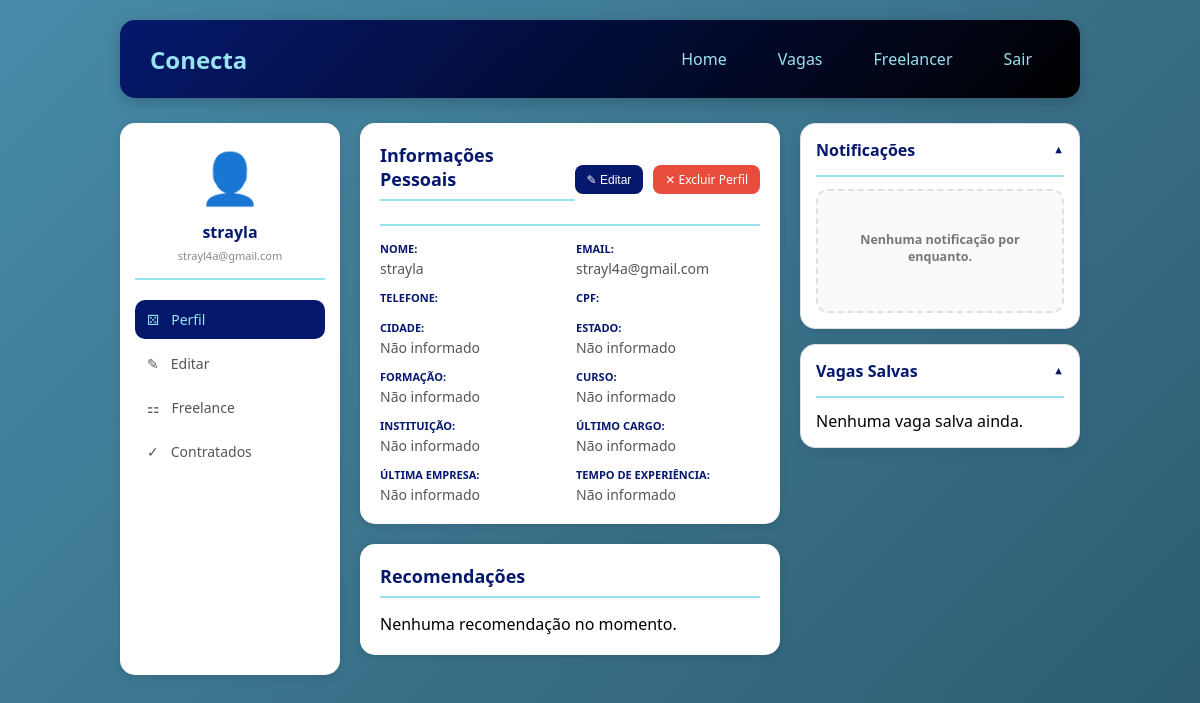
The app's page /home (signed in), older data.
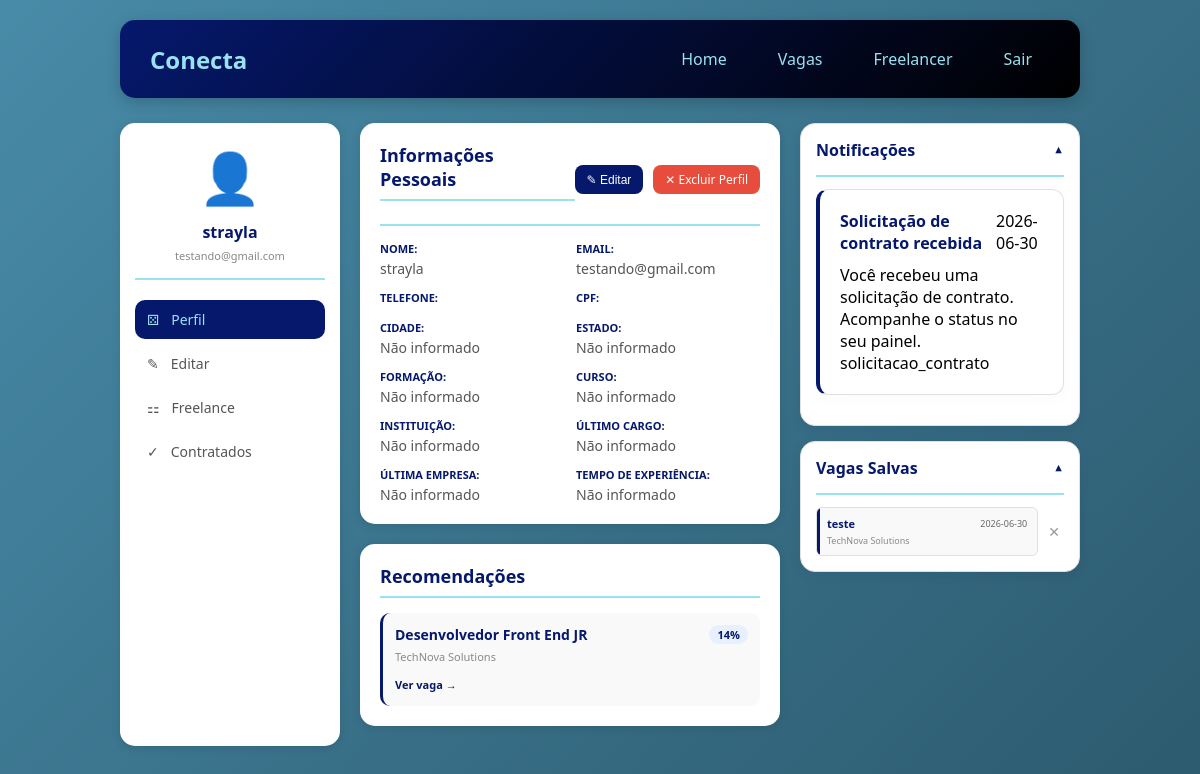
The same page, newer data.
### tables this page shows
CREATE TABLE funcionarios (
        id_funcionario INTEGER PRIMARY KEY AUTOINCREMENT, 
        nome TEXT,
        email TEXT,
        senha TEXT,
        telefone TEXT,
        cpf TEXT NOT NULL UNIQUE    
    );

CREATE TABLE vagas (
        id_vaga INTEGER PRIMARY KEY AUTOINCREMENT,
        titulo TEXT,
        descricao TEXT,
        salario REAL,
        cidade TEXT,
        regime TEXT,
        status TEXT DEFAULT 'ativa',
        data_publicacao TIMESTAMP DEFAULT CURRENT_TIMESTAMP,
        id_empresa INTEGER ,
        FOREIGN KEY (id_empresa) REFERENCES empresas (id_empresa)
    );

CREATE TABLE empresas (
        id_empresa INTEGER PRIMARY KEY AUTOINCREMENT, 
        nome TEXT,
        endereco TEXT,
        email TEXT,
        senha TEXT,
        telefone TEXT,
        cnpj TEXT NOT NULL UNIQUE
    );

CREATE TABLE notificacoes (
        id_notificacao INTEGER PRIMARY KEY AUTOINCREMENT,
        id_usuario INTEGER NOT NULL,
        titulo TEXT NOT NULL,
        mensagem TEXT NOT NULL,
        tipo TEXT NOT NULL,
        id_referencia INTEGER,
        lida INTEGER DEFAULT 0,
        data_criacao TIMESTAMP DEFAULT CURRENT_TIMESTAMP);

CREATE TABLE candidaturas (
        id_candidatura INTEGER PRIMARY KEY AUTOINCREMENT,
        id_funcionario INTEGER,
        id_vaga INTEGER,
        data_candidatura TIMESTAMP DEFAULT CURRENT_TIMESTAMP,
        status TEXT DEFAULT 'pendente',
        FOREIGN KEY (id_funcionario) REFERENCES funcionarios (id_funcionario) ON DELETE CASCADE,
        FOREIGN KEY (id_vaga) REFERENCES vagas (id_vaga) ON DELETE CASCADE,
        UNIQUE(id_funcionario, id_vaga)
    );

### routes/home.py (the view, shortened to what this page needs)
@bp_home.route('/home')
def home_pag():
    if 'usuario_id' not in session:
        return redirect('/')
    tipo = session.get('tipo')
    id_usuario = session.get('usuario_id')
    notificacoes = Notificacao.listar_para_usuario(id_usuario, apenas_nao_lidas=False, limite=4)
    if tipo == 'funcionario':
        candidaturas = CandidaturaCRUD.listar_candidaturas_funcionario(id_usuario)# Busca candidaturas
        vagas_recomendadas = Match.melhores_vagas(id_usuario, limite=5)# Busca vagas recomendadas
        funcionario = FuncionarioCRUD.buscar_por_id(id_usuario)# Busca dados do funcionário
        questionario = QuestionarioCRUD.buscar_por_funcionario(id_usuario)# Busca dados do questionário
        competencias_usuario = Competencia.listar_do_funcionario(id_usuario)#  BUSCA AS COMPETÊNCIAS DO USUÁRIO
        todas_competencias = Competencia.listar_todas()# Busca todas as competências disponíveis
        contratacoes = Contratacao.listar_contratacao(id_usuario)# Busca contratos
        meus_freelances = Freelancer.listar_por_funcionario(id_usuario)# Busca meus freelances
        contratados = ContratacaoCRUD.listar_contratados(id_usuario)# Atualiza sessão
        contratados_lista = []
        contratados = contratados_lista
        if funcionario:
            session['usuario_nome'] = funcionario.get('nome')
        return render_template('home/home_func.html', nome=session.get('usuario_nome'), tipo=tipo,
                             candidaturas=candidaturas,vagas_recomendadas=vagas_recomendadas,
                             funcionario=funcionario,questionario=questionario,
                             competencias_usuario=competencias_usuario,
                             todas_competencias=todas_competencias,
                             contratacoes=contratacoes,meus_freelances=meus_freelances,
                             contratados=contratados, notificacoes=notificacoes)

### CRUDs/candidatura.py (called while the page is built)
    @staticmethod
    def listar_candidaturas_funcionario(id_funcionario):
        conn = get_connection()
        try:
            cursor = conn.cursor()
            cursor.execute('''
                SELECT c.*, v.titulo, v.descricao, v.salario, e.nome as empresa_nome,
                       c.data_candidatura
                FROM candidaturas c
                JOIN vagas v ON c.id_vaga = v.id_vaga
                JOIN empresas e ON v.id_empresa = e.id_empresa
                WHERE c.id_funcionario = ?
                ORDER BY c.data_candidatura DESC
            ''', (id_funcionario,))
            return cursor.fetchall()
        finally:
            conn.close()

### CRUDs/crud_comp.py (called while the page is built)
    @staticmethod
    def listar_todas():
        conn = get_connection()
        try:
            cursor = conn.cursor()
            cursor.execute("SELECT * FROM competencias ORDER BY nome")
            return cursor.fetchall()
        finally:
            conn.close()

### database/connect.py (called while the page is built)
def get_connection():
    conn = sqlite3.connect(Config.DB_PATH) # cria conexão
    conn.execute("PRAGMA foreign_keys = ON;") # ativa foreign keys
    conn.row_factory = sqlite3.Row  # retorna dicionário ao invés de tupla
    return conn # retorna conexão

### templates/home/home_func.html (shortened to what the changed rows need)
{% extends "menu.html" %}
{% from "macros/dropdowns.html" import select_estado, select_formacao, select_experiencia %}
{% block content %}
<div class="dashboard-container">
    <div class="sidebar">
        <div class="perfil-resumo">
            <div class="avatar"> 👤</div>
            <h3>{{ session.usuario_nome }}</h3>
            <p>{{ funcionario.email if funcionario else 'usuario@email.com' }}</p>
        </div>
    </div>
    <div class="conteudo-central">
        <div id="secao-perfil" class="secao-info">
            <div class="info-usuario">
                <div class="section-header">
                    <h2>Informações Pessoais</h2>
                </div>
                <div id="view-mode">
                    <div class="campos-info">
                        {% for label, id, value in campos %}
                        <div class="campo">
                            <label>{{ label }}:</label>
                            <span id="view-{{ id }}">{{ value }}</span>
                        </div>
                        {% endfor %}
                    </div>
                </div>
            </div>
        </div>
        <div class="recomendacoes-section">
            <h2>Recomendações</h2>
            <div class="recomendacoes-lista">
                {% if vagas_recomendadas %}
                    {% for vaga in vagas_recomendadas[:3] %}
                    <div class="recomendacao-card">
                        <div class="recomendacao-header">
                            <span class="recomendacao-titulo">{{ vaga.titulo }}</span>
                            <span class="match-badge">{{ vaga.match_percent }}%</span>
                        </div>
                        <div class="recomendacao-empresa">{{ vaga.empresa_nome }}</div>
                        <a href="{{ url_for('candidatar_se.detalhe_vaga', id_vaga=vaga.id_vaga) }}" class="btn-ver-recomendacao">Ver vaga →</a>
                    </div>
                    {% endfor %}
                {% else %}
                    <p class="sem-dados">Nenhuma recomendação no momento.</p>
                {% endif %}
            </div>
        </div>
    </div>
     <div class="sidebar-direita-accordion">
        <details class="accordion-item" open>
            <summary class="accordion-header">
                <h2>Notificações</h2>
            </summary>
            <div class="accordion-conteudo">
                {% if notificacoes %}
                <div class="notificacoes-lista">
                    {% for notif in notificacoes %}
                    <div class="freelance-card" style="background: white; padding: 20px; border-radius: 12px; margin-bottom: 15px; box-shadow: 0 4px 20px rgba(0,0,0,0.02); border-left: 4px solid #05186c;">
                        <div class="freelance-header">
                           <h3>{{ notif.titulo }}</h3>
                        <span class="notificacao-data">{{ notif.data_criacao[:10] }}</span>
                    </div>
                    <p class="notificacao-mensagem">{{ notif.mensagem }}</p>
                    <div class="notificacao-footer">
                        <span class="notificacao-tipo tipo-{{ notif.tipo }}">{{ notif.tipo }}</span>
                    </div>
                    {% endfor %}
                </div>
                {% else %}
                    <div class="sem-freelances"><p>Nenhuma notificação por enquanto.</p></div>
                {% endif %}
            </div>
        </details>
        <details class="accordion-item" open>
            <summary class="accordion-header">
                <h2>Vagas Salvas</h2>
            </summary>
            <div class="accordion-conteudo">
                {% if candidaturas %}
                <div class="candidaturas-scroll">
                    <div class="candidaturas-lista">
                        {% for c in candidaturas %}
                        <div class="candidatura-wrapper">
                            <a href="{{ url_for('candidatar_se.detalhe_vaga', id_vaga=c.id_vaga) }}" class="candidatura-link">
                                <div class="candidatura-card">
                                    <div class="candidatura-header">
                                        <span class="cargo">{{ c.titulo }}</span>
                                        <span class="data">{{ c.data_candidatura[:10] if c.data_candidatura else 'Data' }}</span>
                                    </div>
                                    <div class="empresa">{{ c.empresa_nome }}</div>
                                </div>
                            </a>
                            <button class="btn-deletar" onclick="deletarCandidatura('{{ c.id_candidatura }}')" title="Cancelar candidatura">✕</button>
                        </div>
                        {% endfor %}
                    </div>
                </div>
                {% else %}
                <div class="sem-candidaturas"><p>Nenhuma vaga salva ainda.</p></div>
                {% endif %}
            </div>
        </details>
    </div> </div> <script src="{{ url_for('static', filename='script/home_func.js') }}"></script>
{% endblock %}

Row changes from the older to the newer data that the page shows:
changed funcionarios "strayla": email "strayl4a@gmail.com" → "testando@gmail.com"
added vagas: titulo "Desenvolvedor Front End JR", match_percent "14", empresa_nome "TechNova Solutions"
added notificacoes: titulo "Solicitação de contrato recebida", data_criacao "2026-06-30", mensagem "Você recebeu uma solicitação de contrato. Acompanhe o status no seu painel.", tipo "solicitacao_contrato"
added candidaturas: titulo "teste", data_candidatura "2026-06-30", empresa_nome "TechNova Solutions"
Text that changed along with them:
text no longer shown: "Nenhuma recomendação no momento. Nenhuma notificação por enquanto. Nenhuma vaga salva ainda."
